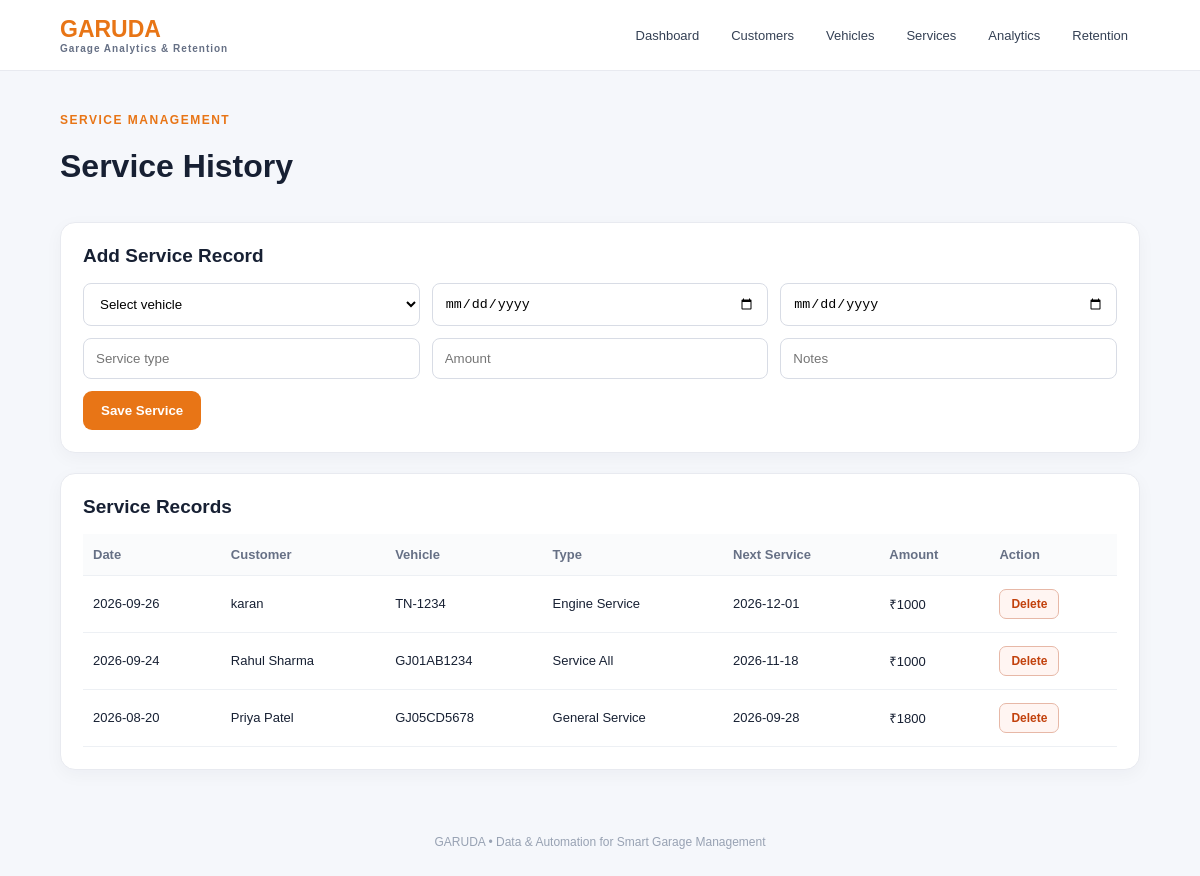
/services, run on the app's committed database.
### tables this page shows
CREATE TABLE services(
        id INTEGER PRIMARY KEY AUTOINCREMENT,
        vehicle_id INTEGER NOT NULL REFERENCES vehicles(id) ON DELETE CASCADE, service_date TEXT NOT NULL,
        next_service TEXT NOT NULL, service_type TEXT,
        amount REAL DEFAULT 0, notes TEXT);

CREATE TABLE customers(
        id INTEGER PRIMARY KEY AUTOINCREMENT,
        name TEXT NOT NULL, phone TEXT, email TEXT);

CREATE TABLE vehicles(
        id INTEGER PRIMARY KEY AUTOINCREMENT,
        customer_id INTEGER NOT NULL REFERENCES customers(id) ON DELETE CASCADE, number TEXT NOT NULL,
        model TEXT, year INTEGER);

### app.py (the view, shortened to what this page needs)
@app.route("/services", methods=["GET","POST"])
def services():
    con = db()
    rows = con.execute("""SELECT s.*,v.number,c.name customer FROM services s
                          JOIN vehicles v ON s.vehicle_id=v.id
                          JOIN customers c ON v.customer_id=c.id
                          ORDER BY date(s.service_date) DESC""").fetchall()
    veh = con.execute("""SELECT v.id,v.number,c.name customer FROM vehicles v
                         JOIN customers c ON v.customer_id=c.id
                         ORDER BY v.number""").fetchall()
    con.close()
    return render_template("services.html", services=rows, vehicles=veh)

### app.py (called while the page is built)
def db():
    con = sqlite3.connect(DB)
    con.row_factory = sqlite3.Row
    return con

### templates/services.html (shortened to what this page needs)
{% extends "base.html" %}{% block content %}<div class="page-head"><div><p class="eyebrow">SERVICE MANAGEMENT</p><h1>Service History</h1></div></div>
<section class="form-card"><h2>Add Service Record</h2><form method="post"><select name="vehicle_id" required><option value="">Select vehicle</option></select>
<input name="service_date" type="date" required><input name="next_service" type="date" required><input name="service_type" placeholder="Service type" required><input name="amount" type="number" step="0.01" placeholder="Amount"><input name="notes" placeholder="Notes"><button class="btn">Save Service</button></form></section>
<section class="panel"><h2>Service Records</h2><table><tr><th>Date</th><th>Customer</th><th>Vehicle</th><th>Type</th><th>Next Service</th><th>Amount</th><th>Action</th></tr>
{% for s in services %}<tr><td>{{s.service_date}}</td><td>{{s.customer}}</td><td>{{s.number}}</td><td>{{s.service_type}}</td><td>{{s.next_service}}</td><td>₹{{"%.0f"|format(s.amount)}}</td><td><form method="post" action="{{ url_for('delete_service', service_id=s.id) }}" onsubmit="return confirm('Delete this service record?');"><button class="delete-btn" type="submit">Delete</button></form></td></tr>{% endfor %}</table></section>{% endblock %}

### static/style.css (style rules this page uses)
* { box-sizing:border-box }
body { margin:0;font-family:Arial,Helvetica,sans-serif;background:#f5f7fb;color:#172033 }
.eyebrow { color:#e87516;font-size:12px;font-weight:800;letter-spacing:1.5px }
.btn,.small-btn { border:0;background:#e87516;color:white;padding:12px 18px;border-radius:9px;text-decoration:none;cursor:pointer;font-weight:700 }
.card,.panel,.form-card { background:#fff;border:1px solid #e8eaf0;border-radius:15px;padding:22px;box-shadow:0 5px 18px rgba(20,30,50,.04) }
.section-title,.page-head { display:flex;justify-content:space-between;align-items:center;margin-bottom:15px }
.panel { margin-top:20px }
.panel h2,.form-card h2 { margin-top:0;font-size:19px }
table { width:100%;border-collapse:collapse;font-size:13px }
th,td { text-align:left;padding:13px 10px;border-bottom:1px solid #edf0f4 }
th { color:#667085;background:#fafbfc }
.form-card form { display:grid;grid-template-columns:repeat(3,1fr);gap:12px }
.form-card input,.form-card select { padding:12px;border:1px solid #d8dce5;border-radius:8px;background:#fff }
.form-card button { width:max-content }
.delete-btn { border:1px solid #e7b8a7;background:#fff5f2;color:#c2410c;padding:7px 11px;border-radius:7px;cursor:pointer;font-weight:700;font-size:12px }

### data on the page
services: service_date "2026-09-26", customer "karan", number "TN-1234", service_type "Engine Service", next_service "2026-12-01", amount "1000"
services: service_date "2026-09-24", customer "Rahul Sharma", number "GJ01AB1234", service_type "Service All", next_service "2026-11-18", amount "1000"
services: service_date "2026-08-20", customer "Priya Patel", number "GJ05CD5678", service_type "General Service", next_service "2026-09-28", amount "1800"
